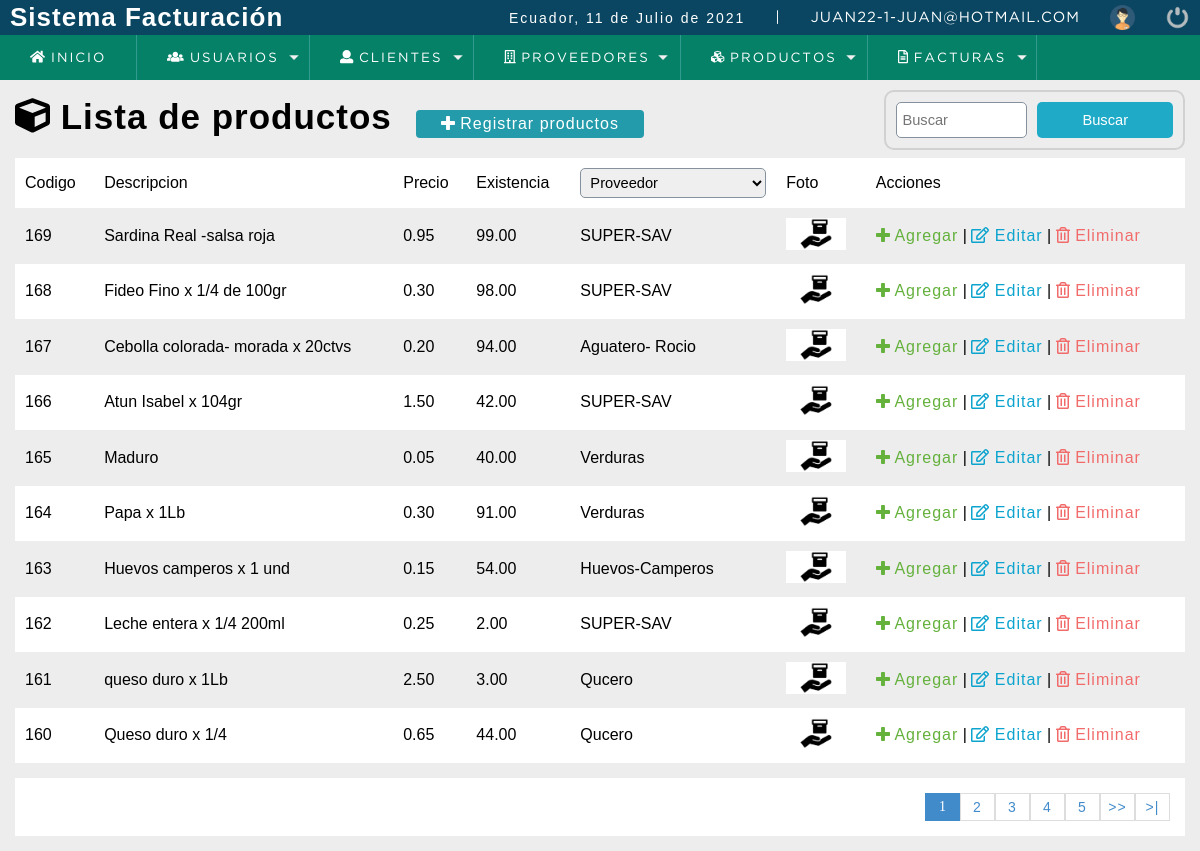
/sistema/lista_producto.php (signed in), run on the app's committed database.
### tables this page shows
CREATE TABLE `producto` (
  `codproducto` int(11) NOT NULL,
  `descripcion` varchar(100) DEFAULT NULL,
  `proveedor` int(11) DEFAULT NULL,
  `precio` decimal(10,2) DEFAULT NULL,
  `existencia` decimal(10,2) DEFAULT NULL,
  `date_add` datetime NOT NULL DEFAULT current_timestamp(),
  `usuario_id` int(11) NOT NULL,
  `estatus` int(11) NOT NULL DEFAULT 1,
  `foto` text DEFAULT NULL
);

CREATE TABLE `proveedor` (
  `codproveedor` int(11) NOT NULL,
  `proveedor` varchar(100) DEFAULT NULL,
  `contacto` varchar(100) DEFAULT NULL,
  `telefono` bigint(11) DEFAULT NULL,
  `direccion` text DEFAULT NULL,
  `date_add` datetime NOT NULL DEFAULT current_timestamp(),
  `usuario_id` int(11) NOT NULL,
  `estatus` int(11) NOT NULL DEFAULT 1
);

### sistema/functions.php (called while the page is built, shortened)
<?php
	function fechaC(){
		$mes = array("","Enero",
					  "Febrero",
					  "Marzo",
					  "Abril",
					  "Mayo",
					  "Junio",
					  "Julio",
					  "Agosto",
					  "Septiembre",
					  "Octubre",
					  "Noviembre",
					  "Diciembre");
		return date('d')." de ". $mes[date('n')] . " de " . date('Y');
	}
 ?>

### sistema/lista_producto.php (the view, shortened to what this page needs)
<!DOCTYPE html>
<html lang="en">
    <head>
        <?PHP
        include "../sistema/recursos/scripts.php";
        ?>
    </head>
    <body>
        <?PHP
        include "../sistema/recursos/header.php";
        ?>
        <section id="container">
            <h1> <i class="fas fa-cube"></i> Lista de productos</h1>
            <a href="../sistema/registro_producto.php" class="btn_new"> <i class="fas fa-plus"></i> Registrar productos</a>
            <form action="buscar_productos.php" method="GET" class="form_search">
                <input type="text" name="busqueda" id ="busqueda" placeholder="Buscar">
                <input type="submit" value="Buscar" class="btn_search">
            </form>
            <table>
                <tr>
                    <td>Codigo</td>
                    <td>Descripcion</td>
                    <td>Precio</td>
                    <td>Existencia</td>
                    <td>
                        <select name="proveedor" id="search_proveedor">
                            <option value="" selected=""> Proveedor</option>
                        </select>
                    </td>
                    <td>Foto</td>
                    <td>Acciones</td>
                </tr>
                <?PHP
                $sql_registe = mysqli_query($conexion, "SELECT count(*) as total_registro FROM producto WHERE estatus=1");
                $result_register = mysqli_fetch_array($sql_registe);
                $total_registro = $result_register['total_registro'];
                $por_pagina = 10;
                if (empty($_GET['pagina'])) {
                    $pagina = 1;
                } else {
                    $pagina = $_GET['pagina'];
                }
                $desde = ($pagina - 1) * $por_pagina;
                $total_paginas = ceil($total_registro / $por_pagina);
                $query = mysqli_query($conexion, "SELECT p.codproducto, p.descripcion,p.precio,p.existencia,pr.proveedor,p.foto"
                        . "                       FROM producto p"
                        . "                       INNER JOIN proveedor pr"
                        . "                       ON p.proveedor = pr.codproveedor"
                        . "                       WHERE p.estatus = 1 ORDER BY  p.codproducto DESC LIMIT $desde,$por_pagina ");
                $result = mysqli_num_rows($query);
                if ($result > 0) {
                    while ($data = mysqli_fetch_array($query)) {
                        if ($data['foto'] != 'img_producto.png') {
                            $foto = '../sistema/img/uploads/' . $data['foto'];
                        } else {
                            $foto = '../sistema/img/' . $data['foto'];
                        }
                        ?>
                        <tr class="row <?PHP echo $data['codproducto']; ?>">
                            <td><?PHP echo $data["codproducto"]; ?></td>
                            <td><?PHP echo $data["descripcion"]; ?></td>
                            <td class="celPrecio"><?PHP echo $data["precio"]; ?> </td>
                            <td class="celExistencia"><?PHP echo $data["existencia"]; ?></td>
                            <td><?PHP echo $data["proveedor"]; ?></td>
                            <td class="img_producto"><img src="<?PHP echo $foto; ?>" alt="<?PHP echo $data["descripcion"]; ?>"></td>
                            <?PHP
                            if ($_SESSION['rol'] == 1 || $_SESSION['rol'] == 3) {
                                ?>
                                <td>
                                    <a class="link_add add_product" product ="<?PHP echo $data["codproducto"]; ?>" href="#"> <i class="fas fa-plus"></i> Agregar</a>
                                    |
                                    <a class="link_edit" href="../sistema/editar_producto.php?id=<?PHP echo $data["codproducto"]; ?>"> <i class="far fa-edit"></i> Editar</a>
                                    |
                                    <a class="link_delete del_product" href="#" product ="<?PHP echo $data["codproducto"]; ?>" > <i class="far fa-trash-alt"></i>  Eliminar</a>
                                </td>
                            <?PHP } ?>
                        </tr>
                        <?PHP
                    }
                }
                ?>
            </table>
            <div class="paginador">
                <ul>
                            <?PHP
                        for ($i = 1; $i <= $total_paginas; $i++) {
                            if ($i == $pagina) {
                                echo '<li class= "pageSelected">' . $i . '</a></li>';
                            } else {
                                echo '<li><a href="?pagina=' . $i . '">' . $i . '</a></li>';
                            }
                        }
                        if ($pagina != $total_paginas) {
                            ?>
                        <li><a href="?pagina=<?PHP echo $pagina + 1; ?>">>></a></li>
                        <li><a href="?pagina=<?PHP echo $total_paginas; ?>">>|</a></li>
                    <?PHP } ?>
                </ul>
            </div>
        </section>
    </body>
</html>

### sistema/recursos/scripts.php (shortened to what this page needs)
<link rel="stylesheet" type="text/css" href="../sistema/css/style.css">
<link rel="stylesheet" type="text/css" href="../sistema/css/style2.css">
<link rel="stylesheet" type="text/css" href="../sistema/css/style-imagen.css">
<?PHP include "../sistema/functions.php"; ?>

### sistema/recursos/header.php (shortened to what this page needs)
<!DOCTYPE html>
<html lang="en">
    <head>
    <header>
        <div class="header">
            <h1>Sistema Facturación</h1>
            <div class="optionsBar">
                <p>Ecuador, <?PHP echo fechaC(); ?></p>
                <span>|</span>
                <span class="user"><?PHP echo $_SESSION['user'] . '-' . $_SESSION['rol'] . '-' . $_SESSION['email']; ?></span>
                <img class="photouser" src="../sistema/img/user.png" alt="Usuario">
                <a href="../sistema/salir.php"><img class="close" src="../sistema/img/salir.png" alt="Salir del sistema" title="Salir"></a>
            </div>
        </div>
        <?PHP
        include "../sistema/recursos/nav.php";
        ?>
    </header>
</head>
<body>
</body>
</html>

### sistema/recursos/nav.php (shortened to what this page needs)
<nav>
    <ul>
        <li><a href="sistema.php"> <i class="fas fa-home"></i> Inicio</a></li>
        <?PHP
        if ($_SESSION['rol'] == 1) {
            ?>
            <li class="principal">
                <a href="#"> <i class="fas fa-users"></i> Usuarios</a>
            </li>
        <?PHP } ?>
        <li class="principal">
            <a href="#"><i class="fas fa-user"></i> Clientes</a>
        </li>
        <?PHP
        if ($_SESSION['rol'] == 1 || $_SESSION['rol'] == 2) {
            ?>
            <li class="principal">
                <a href="#"><i class="far fa-building"></i> Proveedores</a>
            </li>
        <?PHP } ?>
        <li class="principal">
            <a href="#"><i class="fas fa-cubes"></i> Productos</a>
        </li>
        <li class="principal">
            <a href="#"><i class="far fa-file-alt"></i> Facturas</a>
        </li>
    </ul>
</nav>

### sistema/css/style.css (style rules this page uses)
* { margin: 0; padding: 0; box-sizing: border-box; }
body { background: #ededed; }
h1, h2, h3, h4, h5, h6 { font-family: 'arial'; font-weight: bold; letter-spacing: 1px; }
h1 { font-size: 26px; }
p { font-family: 'arial'; letter-spacing: 2px; font-size: 14px; line-height: 20px; }
a { text-decoration: none; font-family: arial; letter-spacing: 1px; }
span { font-family: 'GothamBook'; letter-spacing: 1px; font-size: 14px; line-height: 20px; }
header { position: fixed; width: 100%; }
.header { color: #FFF; background: #0a4661; height: 35px; display: -webkit-flex; display: -moz-flex; display: -ms-flex; display: -o-flex; display: flex; justify-content: space-between; align-items: center; padding: 10px; }
.optionsBar { display: -webkit-flex; display: -moz-flex; display: -ms-flex; display: -o-flex; display: flex; justify-content: center; align-items: center; }
.optionsBar span { color: #FFF; font-size: 11pt; font-family: 'GothamBook'; text-transform: uppercase; margin-left: 30px; }
.photouser { margin-left: 30px; width: 25px; height: 25px; }
.close { width: 25px; height: 25px; }
.optionsBar a { display: -webkit-flex; display: -moz-flex; display: -ms-flex; display: -o-flex; display: flex; margin-left: 30px; }
nav ul { background: #058167; list-style: none; display: -webkit-flex; display: -moz-flex; display: -ms-flex; display: -o-flex; display: flex; justify-content: left; align-items: center; }
nav ul > li a { position: relative; }
nav a { color: #FFF; display: block; font-size: 10pt; font-family: 'GothamBook'; padding: 15px 30px; text-transform: uppercase; letter-spacing: 2px; transition: background .5s; border-right: 1px solid #319B8F; }
nav .principal > a { background: url(../images/arrow_bottom.png) no-repeat; background-position-x: 0%; background-position-y: 0%; background-size: auto auto; background-position: 94% center; background-size: 10px; }
#container { padding: 90px 15px 15px; }
form { background: #FFF; margin: auto; padding: 20px 50px; border: 2px solid #d1d1d1; }
input,select { display: block; width: 100%; font-size: 11pt; padding: 5px; border: 1px solid #85929e; border-radius: 5px; }
#container h1 { font-size: 35px; display: inline-block; }
.btn_new { display: inline-block; background: #239baa; color: #FFF; padding: 5px 25px; border-radius: 4px; margin: 20px; }
table { border-collapse: collapse; font-size: 12pt; font-family: 'arial'; width: 100%; }
table tr:nth-child(odd) { background: #FFF; }
table td { padding: 10px; }
.link_edit { color: #0ca4ce; }
.link_delete { color: #f26b6b; }
.link_add { color: #64b13c; }
.paginador ul { padding: 15px; list-style: none; background: #FFF; margin-top: 15px; display: -webkit-flex; display: -moz-flex; display: -ms-flex; display: -o-flex; display: flex; justify-content: flex-end; }
.paginador a, .pageSelected { color: #428bca; border: 1px solid #ddd; padding: 5px; display: inline-block; font-size: 14px; text-align: center; width: 35px; }
.pageSelected { color: #FFF; background: #428bca; border: 1px solid #428bca; }
.img_producto img { width: 60px; height: auto; margin: auto; }

### sistema/css/style2.css (style rules this page uses)
.form_search { display: -webkit-flex; display: -moz-flex; display: -ms-flex; display: -o-flex; display: flex; float: right; background: initial; padding: 10px; border-radius: 10px; }
.form_search .btn_search { background: #1faac8; color: #FFF; padding: 10px; border: 0; cursor: pointer; margin-left: 10px; display: -webkit-flex; display: -moz-flex; display: -ms-flex; display: -o-flex; display: flex; border-radius: 5px; }

### data on the page
producto: codproducto "169", descripcion "Sardina Real -salsa roja", precio "0.95", existencia "99.00", proveedor.proveedor "SUPER-SAV", foto (picture)
producto: codproducto "168", descripcion "Fideo Fino x 1/4 de 100gr", precio "0.30", existencia "98.00", proveedor.proveedor "SUPER-SAV", foto (picture)
producto: codproducto "167", descripcion "Cebolla colorada- morada x 20ctvs", precio "0.20", existencia "94.00", proveedor.proveedor "Aguatero- Rocio", foto (picture)
producto: codproducto "166", descripcion "Atun Isabel x 104gr", precio "1.50", existencia "42.00", proveedor.proveedor "SUPER-SAV", foto (picture)
producto: codproducto "165", descripcion "Maduro", precio "0.05", existencia "40.00", proveedor.proveedor "Verduras", foto (picture)
producto: codproducto "164", descripcion "Papa x 1Lb", precio "0.30", existencia "91.00", proveedor.proveedor "Verduras", foto (picture)
producto: codproducto "163", descripcion "Huevos camperos x 1 und", precio "0.15", existencia "54.00", proveedor.proveedor "Huevos-Camperos", foto (picture)
producto: codproducto "162", descripcion "Leche entera x 1/4 200ml", precio "0.25", existencia "2.00", proveedor.proveedor "SUPER-SAV", foto (picture)
producto: codproducto "161", descripcion "queso duro x 1Lb", precio "2.50", existencia "3.00", proveedor.proveedor "Qucero", foto (picture)
producto: codproducto "160", descripcion "Queso duro x 1/4", precio "0.65", existencia "44.00", proveedor.proveedor "Qucero", foto (picture)

### other printed values
fechaC() "11 de Julio de 2021"
$_SESSION['user'] "JUAN22"
$_SESSION['rol'] "1"
$_SESSION['email'] "JUAN@HOTMAIL.COM"
